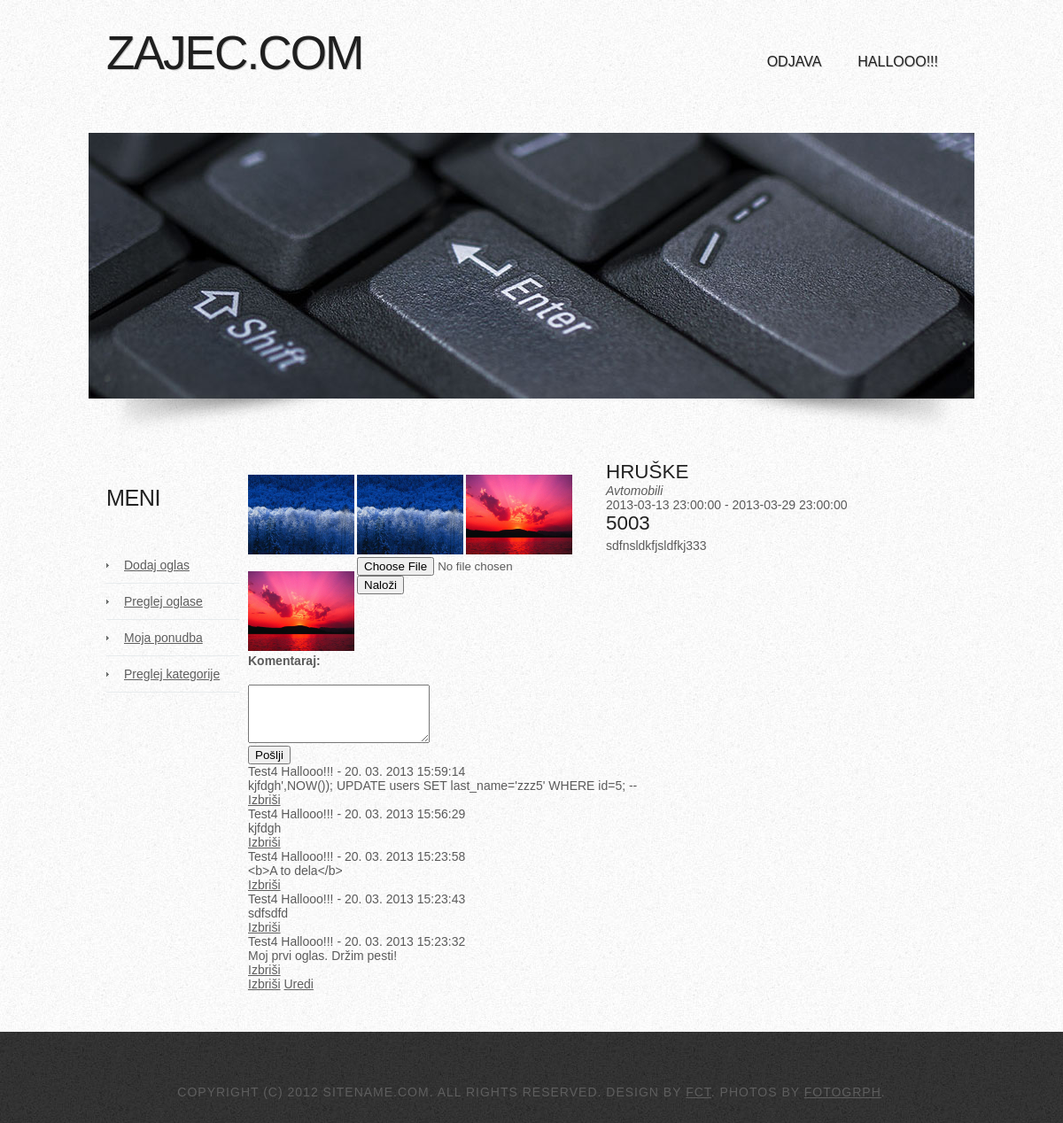
The page /ad_view.php?id=6 (signed in) on the database its author committed.
### tables this page shows
CREATE TABLE IF NOT EXISTS `pictures` (
  `id` int(11) NOT NULL AUTO_INCREMENT,
  `ad_id` int(11) NOT NULL,
  `url` varchar(100) NOT NULL,
  PRIMARY KEY (`id`),
  KEY `ad_id` (`ad_id`)
);

CREATE TABLE IF NOT EXISTS `ads` (
  `id` int(11) NOT NULL AUTO_INCREMENT,
  `category_id` int(11) NOT NULL,
  `user_id` int(11) NOT NULL,
  `title` varchar(50) NOT NULL,
  `date_b` timestamp NOT NULL DEFAULT CURRENT_TIMESTAMP ON UPDATE CURRENT_TIMESTAMP,
  `date_e` timestamp NOT NULL DEFAULT '0000-00-00 00:00:00',
  `description` text,
  `price` float NOT NULL,
  PRIMARY KEY (`id`),
  KEY `user_id` (`user_id`),
  KEY `category_id` (`category_id`)
);

CREATE TABLE IF NOT EXISTS `categories` (
  `id` int(11) NOT NULL AUTO_INCREMENT,
  `name` varchar(40) NOT NULL,
  PRIMARY KEY (`id`)
);

CREATE TABLE IF NOT EXISTS `comments` (
  `id` int(11) NOT NULL AUTO_INCREMENT,
  `ad_id` int(11) NOT NULL,
  `user_id` int(11) NOT NULL,
  `date_c` timestamp NOT NULL DEFAULT CURRENT_TIMESTAMP ON UPDATE CURRENT_TIMESTAMP,
  `content` text NOT NULL,
  PRIMARY KEY (`id`),
  KEY `user_id` (`user_id`),
  KEY `ad_id` (`ad_id`)
);

CREATE TABLE IF NOT EXISTS `users` (
  `id` int(11) NOT NULL AUTO_INCREMENT,
  `first_name` varchar(50) DEFAULT NULL,
  `last_name` varchar(100) NOT NULL,
  `email` varchar(50) NOT NULL,
  `pass` varchar(50) NOT NULL,
  `phone` varchar(20) DEFAULT NULL,
  PRIMARY KEY (`id`)
);

### ad_view.php (the view, shortened to what this page needs)
<?php
include_once 'header.php';
$ad_id = (int) $_GET['id'];
$query = "SELECT a.title, a.date_b, a.date_e,
                    a.price, a.description, c.name,
                    a.user_id
                FROM ads a INNER JOIN categories c
                ON a.category_id=c.id
              WHERE a.id = $ad_id";
$result = mysql_query($query);
$ad = mysql_fetch_array($result);
?>
<div id="ad">
    <div id="ad_pictures">
        <?php
        $query = "SELECT * FROM pictures
                WHERE ad_id = $ad_id";
        $result = mysql_query($query);
        if (mysql_num_rows($result) == 0) {
            echo '<img src="images/nopicture.jpg" alt="ni slike" width="120" />';
        } else {
            while ($picture = mysql_fetch_array($result)) {
                echo '<div class="delete_wrap">';
                echo '<a class="fancybox" rel="group" href="' . $picture['url'] . '">
                      <img src="' . $picture['url'] . '" alt="slika" width="120" />
                      </a>';
                echo '</div>';
            }
        }
        ?>
        <?php
            if ($_SESSION['user_id'] == $ad['user_id']) {
        ?>
        <form action="ad_add_picture.php" method="post" enctype="multipart/form-data">
            <input type="file" name="file" />
            <input type="submit" value="Naloži" />
        </form>
        <?php
            }
        ?>
    </div>
    <div id="ad_data">
<?php
        echo '<h3>' . $ad['title'] . '</h3>';
        echo '<i>' . $ad['name'] . '</i><br />';
        echo $ad['date_b'] . ' - ' . $ad['date_e'];
        echo '<h3>' . $ad['price'] . '</h3>';
        echo '<p>' . $ad['description'] . '</p>';
?>
    </div>
    <div id="comments">
        <h4>Komentaraj:</h4>
        <form action="comments_insert.php" method="post">
            <textarea name="comment" cols="23" rows="4"></textarea>
            <br />
            <input type="submit" name ="submit" value="Pošlji" />
        </form>
<?php
    $query = "SELECT c.*, u.first_name, u.last_name
              FROM comments c INNER JOIN users u
              ON c.user_id = u.id
              WHERE c.ad_id = $ad_id
              ORDER BY c.date_c DESC";
    $result = mysql_query($query);
    while ($row = mysql_fetch_array($result)) {
        echo '<div class="comment">';
        echo $row['first_name'].' '.$row['last_name'].' - '
                .date('d. m. Y H:i:s',strtotime($row['date_c'])).'<br />';
        echo htmlspecialchars($row['content']);
        if (($ad['user_id'] == $_SESSION['user_id']) ||
                ($row['user_id'] == $_SESSION['user_id'] )) {
            echo '<br />';
            echo '<a href="comments_delete.php?id='.$row['id'].'&ad_id='.$ad_id.'">
                Izbriši</a>';
        }
        echo '</div>';
    }
?>
    </div>
</div>
<?php
if ($_SESSION['user_id'] == $ad['user_id']) {
    echo '<a href="ad_delete.php?id=' . $ad_id . '">Izbriši</a>';
    echo ' <a href="ad_edit.php?id=' . $ad_id . '">Uredi</a>';
}
include_once 'footer.php';
?>

### style.css (style rules this page uses)
body { margin: 0; padding: 0; background: #050505 url(images/img01.jpg) repeat; font-family: Arial, Helvetica, sans-serif; font-size: 14px; color: #5B5B5B; }
h1, h2, h3 { margin: 0; padding: 0; text-transform: uppercase; font-weight: normal; font-family: 'Oswald', sans-serif; font-weight: 200; color: #222222; }
h3 { font-size: 1.6em; }
p, ul, ol { margin-top: 0; line-height: 180%; }
a { color: #5E5E5E; }
#ad_pictures { float: left; width: 396px; }
#ad_pictures .delete_wrap { float: left; margin-right: 3px; }
#ad_data { float: right; width: 396px; }
#comments { clear: both; width: 100%; }

### rows shown on the page
pictures: url (picture)
pictures: url (picture)
pictures: url (picture)
pictures: url (picture)
ads: title "HRUŠKE", category.name "Avtomobili", date_b "2013-03-13 23:00:00", date_e "2013-03-29 23:00:00", price "5003", description "sdfnsldkfjsldfkj333"
comments: user.first_name "Test4", user.last_name "Hallooo!!!", date_c "20. 03. 2013 15:59:14", content "kjfdgh',NOW()); UPDATE users SET last_name='zzz5' WHERE id=5; --"
comments: user.first_name "Test4", user.last_name "Hallooo!!!", date_c "20. 03. 2013 15:56:29", content "kjfdgh"
comments: user.first_name "Test4", user.last_name "Hallooo!!!", date_c "20. 03. 2013 15:23:58", content "<b>A to dela</b>"
comments: user.first_name "Test4", user.last_name "Hallooo!!!", date_c "20. 03. 2013 15:23:43", content "sdfsdfd"
comments: user.first_name "Test4", user.last_name "Hallooo!!!", date_c "20. 03. 2013 15:23:32", content "Moj prvi oglas. Držim pesti!"

### other values the page prints
$_SESSION['name'] "HALLOOO!!!"
